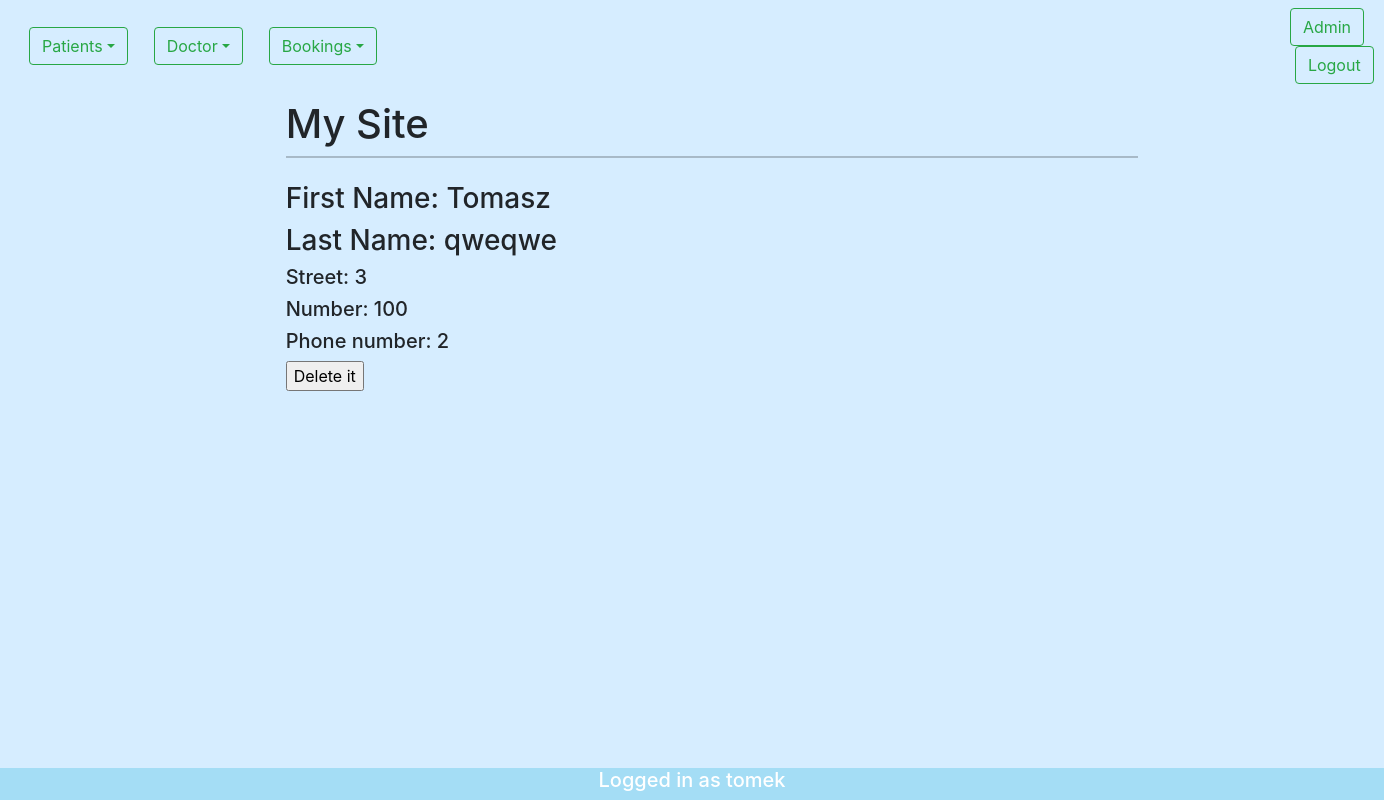
/doctor/1 (signed in), run on the app's committed database.
### doctor/models.py (models this page shows, shortened)
class Doctor(models.Model):
    TITLE_CATEGORIES= (
        ('PhD','PhD Student'),
        ('PD','Postdoctoral'),
        ('HbD','Habilitated doctor'),
        ('Prof','Professor')
    )
    first_name   = models.CharField(max_length=20)
    last_name    =models.CharField(max_length=30)
    street       =models.CharField(max_length=30)
    city         =models.CharField(max_length=30)
    number       =models.PositiveIntegerField(default=100)
    phone_number =models.CharField(max_length=30)
    title = models.CharField(max_length=4,choices=TITLE_CATEGORIES)
    price_for_visit = models.PositiveIntegerField(default=100)

### doctor/views.py (the view)
# urls.py: path('<int:pk>',doctor_detail_view, name="doctor-detail"),
def doctor_detail_view(request,pk):
    try:
        obj=Doctor.objects.get(id=pk)
    except Patient.DoesNotExist:
        raise Http404
    if request.method=="POST":
         obj.delete()
         return redirect("/doctors")
    context={
        "object":obj
    }
    return render(request,"doctor/doctor_detail.html",context)

### templates/doctor/doctor_detail.html
{%extends 'base.html'%}
{%block content%}
<h3>First Name: {{object.first_name}}</h3>
<h3>Last Name: {{object.last_name}}</h3>
<h5>Street: {{object.street}}</h5>
<h5>Number: {{object.number}}</h5>
<h5>Phone number: {{object.phone_number}}</h5>
{% if request.user.is_staff %}
<form method="POST"> {%csrf_token%}
 <input type="submit" value="Delete it">
</form>
{%endif%}
{%endblock%}

### templates/base.html (shortened to what this page needs)
<!DOCTYPE html>
<html>
<head>
    <link href="https://cdn.jsdelivr.net/npm/bootstrap@5.0.0-beta3/dist/css/bootstrap.min.css" rel="stylesheet">
    <link href="/static/theme/assets/css/bootstrap.min.css" rel="stylesheet" type="text/css">
</head>
<body class="content">
    {%if user.is_authenticated%}
    <nav class="navbar navbar-expand-lg" style="background-color: #D6EDFF;">
            <div class="dropdown show">
                <a class="btn" role="button" id="dropdownMenuLink" data-toggle="dropdown" aria-haspopup="true" aria-expanded="false">
                    <button class="btn btn-outline-success my-2 my-sm-0 dropdown-toggle" >Patients</button>
                </a>
                {%endif%}
            </div>
            {%if user.is_authenticated%}
            <div class="dropdown show">
                <a class="btn" role="button" id="dropdownMenuLink" data-toggle="dropdown" aria-haspopup="true" aria-expanded="false">
                    <button class="btn btn-outline-success my-2 my-sm-0 dropdown-toggle" >Doctor</button>
                </a>
                  {%endif%}
            </div>
            {%if user.is_authenticated%}
            <div class="dropdown show">
                <a class="btn" role="button" id="dropdownMenuLink" data-toggle="dropdown" aria-haspopup="true" aria-expanded="false">
                    <button class="btn btn-outline-success my-2 my-sm-0 dropdown-toggle" >Bookings</button>
                </a>
                  {%endif%}
            </div>
            {%if user.is_authenticated%}
            <div style="margin-left:900px;">
                <a href="/admin"><button class="btn btn-outline-success" >Admin</button></a>
                <a href="/logout"><button class="btn btn-outline-success" style="margin-left: 5px;" >Logout</button></a>
                {%endif%}
            </div>
            </nav>
    <div id="content", name="content", class="main">
        <div class="row justify-content-center" style="margin-left: 0px;
    margin-right: 0px;">
            <div class="col-8">
                <h1 class="mt-2">{%block intro%}My Site{%endblock%}</h1>
                <hr class="mt-0 mb-4">
                {%if user.is_authenticated%}
                {%block content%}
                {%endblock%}
                {%else%}
                <p>Ooops...<a href="/login">You have to login in oreder to proceed to this site.</a></p>
                {%endif%}
            </div>
        </div>
    </div>
    <div style="margin-top:100px">
    <footer>
            <h5>Logged in as {{request.user}}</h5>
      </footer>
    </div>
</body>
</html>

### templates/base.html (style rules this page uses)
.main { margin-left: 40px; padding:0px 10px; }
.content { background-color:#D6EDFF; }
footer { position: fixed; left: 0; bottom: 0; width: 100%; background-color:#A4DDF5 ; color: white; text-align: center; }

### data on the page
Doctor: first_name "Tomasz", last_name "qweqwe", street "3", number "100", phone_number "2"

### other printed values
{{ request.user }} "tomek"
